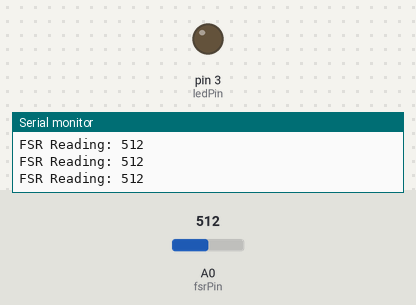
A sketch run on a simulated Arduino Uno, built with avr-gcc and run on an emulated ATmega328P. On the bench: output pins drawn as LEDs (lit = HIGH), the last lines printed to the serial monitor. The inputs (shaded band) are chosen by the test bench; at power-on: A0 (fsrPin) = 512.

Above: at 1.2 s.
1.3 s: A0 (fsrPin) set to 836
2.8 s: A0 (fsrPin) set to 868
At 3.1 s:
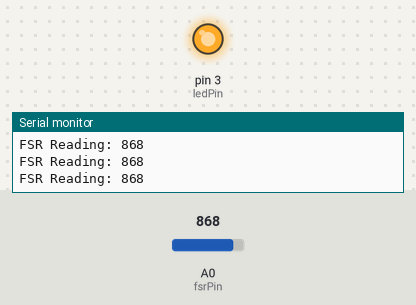
4.3 s: A0 (fsrPin) set to 840
At 5.5 s:
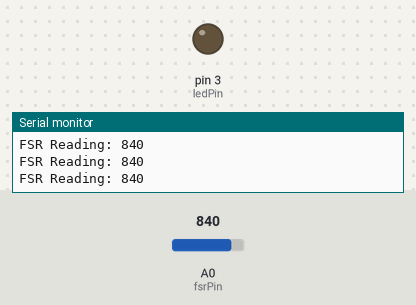
5.8 s: A0 (fsrPin) set to 860
At 7.1 s:
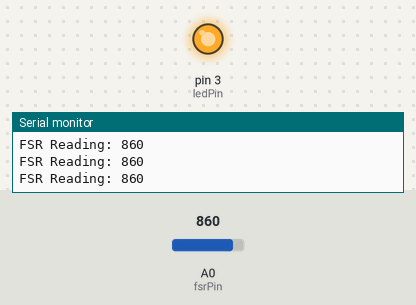
Timing chart, 0 to 8.3 s (numbered marks = the images above; inputs shaded):
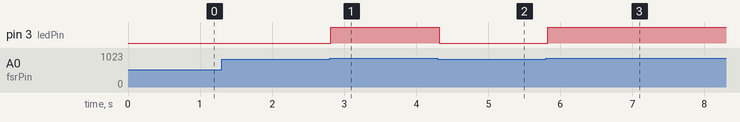

Measured:
- the behaviour switches between 850 and 851 on A0 (fsrPin) (found by bisection; images 0 and 1)
- after the input at 2.8 s, pin 3 (ledPin): LOW → HIGH at once
- after the input at 4.3 s, pin 3 (ledPin): HIGH → LOW at once
- after the input at 5.8 s, pin 3 (ledPin): LOW → HIGH at once

The sketch:

fsr_led_control.ino
```cpp
// === Pin Setup ===
const int fsrPin = A0;     // FSR sensor connected to analog pin A0
const int ledPin = 3;      // LED connected to digital pin 3

// === Threshold ===
const int pressureThreshold = 850;  // Value above which LED turns on

void setup() {
  pinMode(ledPin, OUTPUT);     // Set LED pin as output
  Serial.begin(9600);          // For debugging/logging if needed
}

void loop() {
  // Read the analog pressure value from the FSR
  int fsrReading = analogRead(fsrPin);

  // Optional: Print it to Serial Monitor for debugging
  Serial.print("FSR Reading: ");
  Serial.println(fsrReading);

  // Check pressure and control LED
  if (fsrReading > pressureThreshold) {
    digitalWrite(ledPin, HIGH);  // Turn LED ON
  } else {
    digitalWrite(ledPin, LOW);   // Turn LED OFF
  }

  delay(100); // Slow down the loop slightly (optional)
}
```
